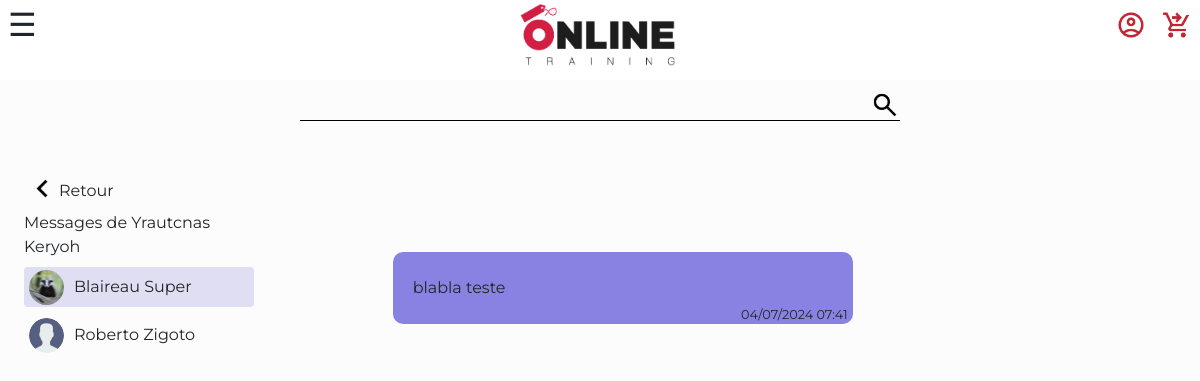
The app's page /pages/messagerie_admin.php?id=6&with_user_id=7 with its own data.
### tables this page shows
CREATE TABLE `users` (
  `id` int NOT NULL,
  `first_name` varchar(255) NOT NULL,
  `last_name` varchar(255) NOT NULL,
  `email` varchar(255) NOT NULL,
  `password` varchar(255) NOT NULL,
  `Linkedin` varchar(255) DEFAULT NULL,
  `avatar` varchar(255) DEFAULT NULL,
  `group` varchar(255) DEFAULT NULL
);

CREATE TABLE `messages` (
  `message_id` int NOT NULL,
  `message_type` varchar(255) DEFAULT NULL,
  `datetime` datetime NOT NULL,
  `sender_user_id` int NOT NULL,
  `receiver_user_id` int DEFAULT NULL,
  `message_content` text NOT NULL,
  `message_read` tinyint(1) NOT NULL DEFAULT '0',
  `message_answered` tinyint(1) DEFAULT NULL
);

### src/pages/messagerie_admin.php (the view, shortened to what this page needs)
<!DOCTYPE html>
<html lang="fr">
<head>
    <link href="https://cdn.jsdelivr.net/npm/bootstrap@5.3.3/dist/css/bootstrap.min.css" rel="stylesheet">
    <link rel="stylesheet" href="../CSS/style.css">
    <link rel="stylesheet" href="../CSS/messagerie.css">
</head>
<body>
<?php
require_once("../elements/connect.php");
$user_id = isset($_GET['id']) ? (int)$_GET['id'] : 0;
if ($user_id > 0) {
    $sql = "SELECT * FROM conversations WHERE user_id_1 = :user_id OR user_id_2 = :user_id";
    $query = $db->prepare($sql);
    $query->bindValue(':user_id', $user_id, PDO::PARAM_INT);
    $query->execute();
    $conversations = $query->fetchAll(PDO::FETCH_ASSOC);
    require_once('../elements/header.php');
    $sql = "SELECT * FROM users WHERE id = :user_id";
    $query = $db->prepare($sql);
    $query->bindValue(':user_id', $user_id, PDO::PARAM_INT);
    $query->execute();
    $as_user_infos = $query->fetch(PDO::FETCH_ASSOC);
?>
<section class="messagerie">
    <div class="messagerie_menu"><a href="../pages/choose_messages_users_admin.php"><img alt="Retour" src="../img/illustration/back.png">Retour</a>
    Messages de <?= ucfirst($as_user_infos['first_name']) ?> <?= ucfirst($as_user_infos['last_name']) ?>
        <?php
        $chats = [];
        foreach ($conversations as $conversation) {
            if ($conversation['user_id_1'] === $user_id) {
                $conversation_user_id = $conversation['user_id_2'];
            } else {
                $conversation_user_id = $conversation['user_id_1'];
            }
            if (!in_array($conversation_user_id, $chats)) {
                $chats[] = $conversation_user_id;
            }
        }
        ?>
<?php
} else {
    echo "Identifiant utilisateur non valide.";
}
foreach ($chats as $chat) {
    echo '<a href="../pages/messagerie_admin.php?id='.$user_id.'&with_user_id='.$chat.'#ancre_dernier_message">';
    echo '<div class="messagerie_conversation_title';
    if (isset($_GET['with_user_id']) && $_GET['with_user_id'] == $chat) {
        echo ' selected';
    }
    $sql = "SELECT id, first_name, last_name, avatar FROM users WHERE id = :conversation_user_id";
    $query = $db->prepare($sql);
    $query->bindValue(':conversation_user_id', $chat);
    $query->execute();
    $conversation_user_infos = $query->fetch(PDO::FETCH_ASSOC);
    if (empty($conversation_user_infos['avatar'])) {
        $conversation_user_infos['avatar'] = "../img/upload_avatars/default_avatar.png";
    }
    echo '">';
    echo '<div class="messagerie_conversation_avatar">';
    echo '<img class="conversation_avatar" alt="Avatar de '.$conversation_user_infos['first_name'].'" src="'.$conversation_user_infos['avatar'].'">';
    echo '</div>';
    echo '<div class="messagerie_conversation_name">';
    echo ucfirst($conversation_user_infos['first_name']) . ' ' . ucfirst($conversation_user_infos['last_name']);
    echo '</div></div></a>';
}
?>
    </div>
    <div class="messagerie_main" id="messagerie_main">
        <?php
if (isset($_GET['with_user_id'])) {
            $sql = "SELECT * FROM messages
                    WHERE (sender_user_id = :user_id OR receiver_user_id = :user_id)
                    AND (sender_user_id = :conversation_user_id OR receiver_user_id = :conversation_user_id)
                    ORDER BY datetime ASC";
            $query = $db->prepare($sql);
            $query->bindValue(':conversation_user_id', $_GET['with_user_id']);
            $query->bindValue(':user_id', $user_id);
            $query->execute();
            $conversation_user_with_messages = $query->fetchAll(PDO::FETCH_ASSOC);
            foreach($conversation_user_with_messages as $message) {
                if ($message['sender_user_id'] === $user_id) {
                    echo '<div class="message message_sent">';
                } else {
                    echo '<div class="message message_received">';
                }
                if (!empty($message['message_type'])) {
                    echo '<img class="message_image" src="' . htmlspecialchars($message['message_content']) . '">';
                } else {
                    echo htmlspecialchars($message['message_content']);
                }
                echo '<div class="message_time">' . (new DateTime($message['datetime']))->format('d/m/Y H:i') . '</div>';
                echo '</div>';
            }
            echo '';}
        ?>
    </div>
        </section>
</body>
</html>

### src/CSS/style.css (style rules this page uses)
body { background-color: rgb(252, 252, 252) !important; }
body { font-family: "Montserrat", sans-serif !important; }

### src/CSS/messagerie.css (style rules this page uses)
.message { position: relative; }
.messagerie_conversation_title { height: 40px; width: 100%; margin-top: 8px; display: flex; align-items: center; position: relative; }
.messagerie_conversation_avatar { height: 50px; width: 20%; min-width: 50px; }
.messagerie_conversation_avatar img { width: 40px; border-radius: 50%; margin: 8px 5px; }
.messagerie_conversation_name { height: 100%; width: 80%; }
.messagerie_menu { width: 20%; min-width: 160px; height: 90%; }
.messagerie_menu a { display: flex; line-height: 40px; }
.messagerie_menu img { width: 35px; height: 35px; }
.messagerie_main { height: 90%; max-height: 64vh; overflow-y: scroll; overflow-x: hidden; width: 80%; max-width: 1000px; margin: auto; }
.message { width: 80%; max-width: 460px; margin: 30px; padding: 24px 20px; border-radius: 10px; position: relative; }
.message_sent { background: #8883e2; margin-left: 15%; }
.message:first-of-type { margin-top: 80px; }
.message_time { position: absolute; right: 5px; bottom: 0; font-size: 0.8em; }
.messagerie { width: 96vw; min-width: 450px; max-width: 1200px; max-height: 76vh; margin: 50px auto; display: flex; flex-wrap: nowrap; position: relative; }
.selected { background: #dfdef3; border-radius: 4px; }

### records on screen
users: first_name "Yrautcnas", last_name "Keryoh"
users: avatar (picture), first_name "Blaireau", last_name "Super"
users: shows a picture, first_name "Roberto", last_name "Zigoto"
messages: message_content "blabla teste", datetime "04/07/2024 07:41"
